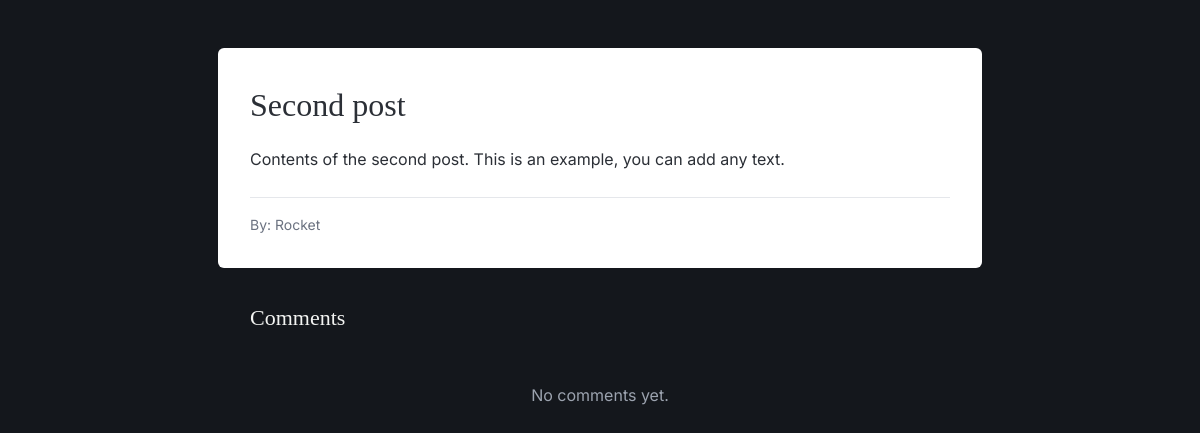
Screenshot of /post/2 with the database file from the repository.
### tables this page shows
CREATE TABLE post (
id INTEGER PRIMARY KEY AUTOINCREMENT,
title TEXT NOT NULL,
content TEXT NOT NULL
, author_id INTEGER);

CREATE TABLE user (
        id INTEGER PRIMARY KEY AUTOINCREMENT,
        username TEXT NOT NULL,
        password_hash TEXT NOT NULL
    , email TEXT);

### main.py (the view, shortened to what this page needs)
@app.route('/post/<post_id>', methods=['GET', 'POST'])
def post(post_id):
    result = cursor.execute(
        'SELECT * FROM post JOIN user ON post.author_id = user.id WHERE post.id = ?',
        (post_id,)).fetchone()
    post_dict = {'id': result[0], 'title': result[1], 'content': result[2], 'username': result[5]}
    comments_result = cursor.execute(
        '''SELECT comment.id, comment.content, comment.author_id, user.username
           FROM comment JOIN user ON comment.author_id = user.id
           WHERE comment.post_id = ?
           ORDER BY comment.id DESC''', (post_id,)).fetchall()
    comments = []
    for comment in comments_result:
        comments.append({'id': comment[0], 'content': comment[1],
                         'author_id': comment[2], 'username': comment[3]})
    return render_template('post.html', post=post_dict, comments=comments)

### templates/post.html (shortened to what this page needs)
<!DOCTYPE html>
<html lang="en">
<head>
    <link rel="stylesheet" href="/static/style.css">
</head>
<body>
    <div class="post">
        <h1>{{ post.title }}</h1>
        <p>{{ post.content }}</p>
        <div class="post-meta">
            <span class="author">By: {{ post.username }}</span>
        </div>
    </div>
    <div class="comments-section">
        <h2>Comments</h2>
        <div class="comment-list">
            {% for comment in comments %}
            <div class="comment">
                <div class="comment-header">
                    <span class="comment-author">{{ comment.username }}</span>
                    {% if current_user.is_authenticated and current_user.username == comment.username %}
                        <form method="POST"
                              action="{{ url_for('delete_comment', comment_id=comment.id) }}">
                            <button type="submit" class="comment-delete">Delete</button>
                        </form>
                    {% endif %}
                </div>
                <p class="comment-text">{{ comment.content }}</p>
            </div>
            {% else %}
                <p class="no-comments">No comments yet.</p>
            {% endfor %}
        </div>
    </div>
</body>
</html>

### static/style.css (style rules this page uses)
:root { --ink: #14171c; --ink-soft: #1b1f26; --paper: #ffffff; --text-body: #2b2f36; --text-muted: #6b7280; --text-on-ink: #f3f4f2; --text-on-ink-muted: #9ca3af; --accent: #2e6f60; --accent-hover: #24594d; --accent-soft: #e7efec; --danger: #c4533d; --danger-soft: #f6e9e6; --border: #e5e7eb; --radius: 6px; --space-1: 8px; --space-2: 16px; --space-3: 24px; --space-4: 32px; }
body { font-family: 'Inter', -apple-system, BlinkMacSystemFont, sans-serif; background-color: var(--ink); color: var(--text-body); line-height: 1.6; margin: 0; padding: 48px 20px; }
h1, h2 { font-family: 'Source Serif 4', Georgia, serif; font-weight: 500; margin: 0; }
h1 { font-size: 42px; color: var(--text-on-ink); text-align: center; margin-bottom: var(--space-4); }
.post { max-width: 700px; margin: auto; margin-bottom: var(--space-4); padding: var(--space-4); background-color: var(--paper); border-radius: var(--radius); }
.post h1 { font-size: 32px; color: var(--text-body); text-align: left; margin-bottom: var(--space-2); }
.post > p { color: var(--text-body); }
.author { color: var(--text-muted); font-size: 14px; }
.post-meta { display: flex; justify-content: space-between; align-items: center; margin-top: var(--space-3); padding-top: var(--space-2); border-top: 1px solid var(--border); }
.comments-section { max-width: 700px; margin: auto; }
.comments-section h2 { color: var(--text-on-ink); font-size: 22px; margin-bottom: var(--space-2); }
.comment-list { display: flex; flex-direction: column; gap: var(--space-1); }
.no-comments { color: var(--text-on-ink-muted); text-align: center; padding: var(--space-2) 0; }

### rows the page displays
post: title "Second post", content "Contents of the second post. This is an example, you can add any text."
user: username "Rocket"
